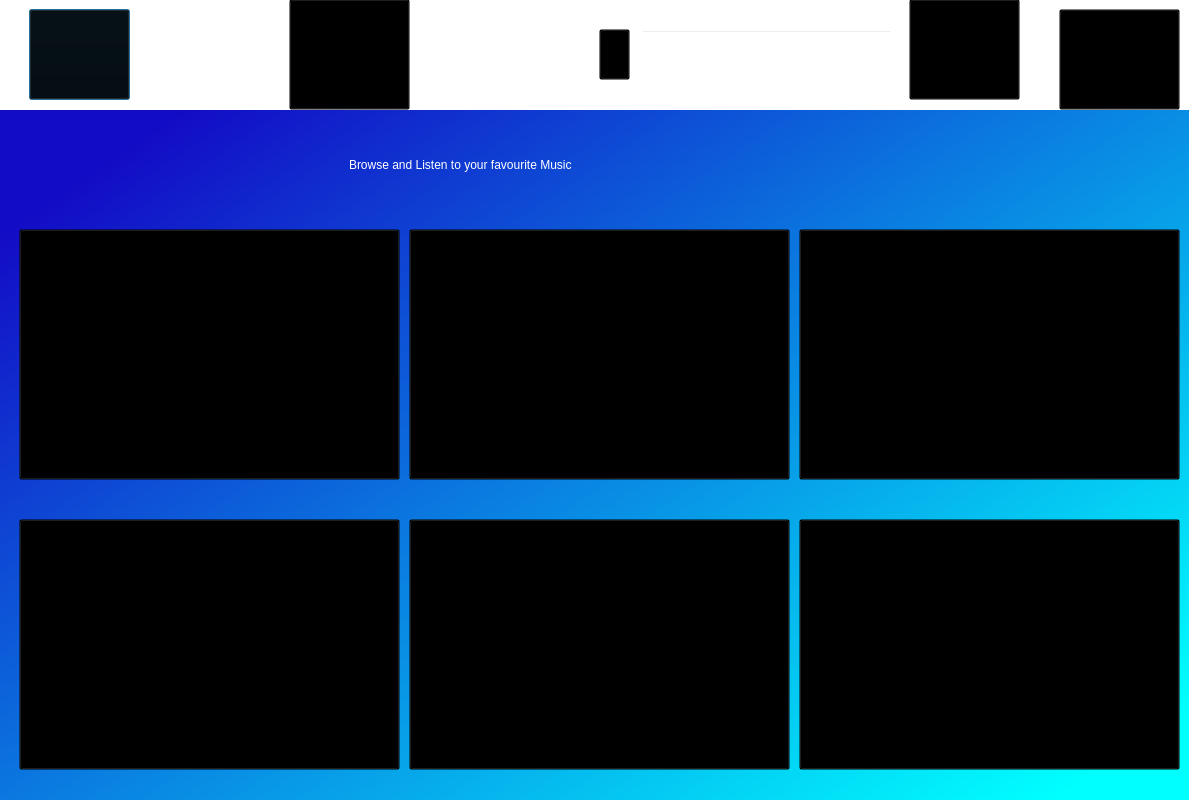
<?xml version="1.0" encoding="UTF-8"?>
<ui version="4.0">
 <class>Dialog</class>
 <widget class="QDialog" name="Dialog">
  <property name="geometry">
   <rect>
    <x>0</x>
    <y>0</y>
    <width>1189</width>
    <height>800</height>
   </rect>
  </property>
  <property name="windowTitle">
   <string>Dialog</string>
  </property>
  <widget class="QWidget" name="widget" native="true">
   <property name="geometry">
    <rect>
     <x>-1</x>
     <y>-1</y>
     <width>1201</width>
     <height>801</height>
    </rect>
   </property>
   <property name="styleSheet">
    <string notr="true">QWidget#widget{background-color: qlineargradient(spread:pad, x1:0.134, y1:0.159091, x2:0.935, y2:0.943182, stop:0 rgba(19, 12, 198, 255), stop:1 rgba(0, 255, 255, 255));}</string>
   </property>
   <widget class="QLabel" name="label">
    <property name="geometry">
     <rect>
      <x>350</x>
      <y>130</y>
      <width>511</width>
      <height>71</height>
     </rect>
    </property>
    <property name="styleSheet">
     <string notr="true">color: rgb(255, 255, 255);
font: 16pt &quot;MS Shell Dlg 2&quot;;</string>
    </property>
    <property name="text">
     <string>Browse and Listen to your favourite Music</string>
    </property>
   </widget>
   <widget class="QLabel" name="home_label">
    <property name="geometry">
     <rect>
      <x>30</x>
      <y>0</y>
      <width>121</width>
      <height>111</height>
     </rect>
    </property>
    <property name="styleSheet">
     <string notr="true">border-radius:100px;</string>
    </property>
    <property name="text">
     <string>&lt;html&gt;&lt;head/&gt;&lt;body&gt;&lt;p&gt;&lt;br/&gt;&lt;/p&gt;&lt;/body&gt;&lt;/html&gt;</string>
    </property>
   </widget>
   <widget class="QLabel" name="playlist_label">
    <property name="geometry">
     <rect>
      <x>1060</x>
      <y>10</y>
      <width>121</width>
      <height>101</height>
     </rect>
    </property>
    <property name="styleSheet">
     <string notr="true">border-radius:100px;</string>
    </property>
    <property name="text">
     <string>&lt;html&gt;&lt;head/&gt;&lt;body&gt;&lt;p&gt;&lt;br/&gt;&lt;/p&gt;&lt;/body&gt;&lt;/html&gt;</string>
    </property>
   </widget>
   <widget class="QLabel" name="label_4">
    <property name="geometry">
     <rect>
      <x>0</x>
      <y>0</y>
      <width>1201</width>
      <height>111</height>
     </rect>
    </property>
    <property name="styleSheet">
     <string notr="true">background-color: rgb(255, 255, 255);</string>
    </property>
    <property name="text">
     <string/>
    </property>
   </widget>
   <widget class="QLabel" name="profile_label">
    <property name="geometry">
     <rect>
      <x>910</x>
      <y>0</y>
      <width>111</width>
      <height>101</height>
     </rect>
    </property>
    <property name="text">
     <string>&lt;html&gt;&lt;head/&gt;&lt;body&gt;&lt;p&gt;&lt;br/&gt;&lt;/p&gt;&lt;/body&gt;&lt;/html&gt;</string>
    </property>
   </widget>
   <widget class="QPushButton" name="Home">
    <property name="geometry">
     <rect>
      <x>30</x>
      <y>10</y>
      <width>101</width>
      <height>91</height>
     </rect>
    </property>
    <property name="styleSheet">
     <string notr="true">background-color:rgba(0,0,0,0);</string>
    </property>
    <property name="text">
     <string/>
    </property>
   </widget>
   <widget class="QPushButton" name="profile">
    <property name="geometry">
     <rect>
      <x>910</x>
      <y>0</y>
      <width>111</width>
      <height>101</height>
     </rect>
    </property>
    <property name="styleSheet">
     <string notr="true">background-color:rgba(0,0,0,0);</string>
    </property>
    <property name="text">
     <string/>
    </property>
   </widget>
   <widget class="QPushButton" name="playlist">
    <property name="geometry">
     <rect>
      <x>1060</x>
      <y>10</y>
      <width>121</width>
      <height>101</height>
     </rect>
    </property>
    <property name="styleSheet">
     <string notr="true">background-color:rgba(0,0,0,0);</string>
    </property>
    <property name="text">
     <string/>
    </property>
   </widget>
   <widget class="QLabel" name="search_label">
    <property name="geometry">
     <rect>
      <x>600</x>
      <y>40</y>
      <width>31</width>
      <height>31</height>
     </rect>
    </property>
    <property name="text">
     <string>&lt;html&gt;&lt;head/&gt;&lt;body&gt;&lt;p&gt;&lt;br/&gt;&lt;/p&gt;&lt;/body&gt;&lt;/html&gt;</string>
    </property>
   </widget>
   <widget class="QLineEdit" name="searchtxt">
    <property name="geometry">
     <rect>
      <x>642</x>
      <y>31</y>
      <width>251</width>
      <height>51</height>
     </rect>
    </property>
    <property name="styleSheet">
     <string notr="true">background-color:rgba(0,0,0,0);
font: 14pt &quot;MS Shell Dlg 2&quot;;
color: rgb(0, 0, 0);
PlaceholderText: &quot;Search&quot;;</string>
    </property>
   </widget>
   <widget class="QPushButton" name="video">
    <property name="geometry">
     <rect>
      <x>20</x>
      <y>230</y>
      <width>381</width>
      <height>251</height>
     </rect>
    </property>
    <property name="styleSheet">
     <string notr="true">background-color:rgba(0,0,0,0);
font: 16pt &quot;MS Shell Dlg 2&quot;;</string>
    </property>
    <property name="text">
     <string/>
    </property>
   </widget>
   <widget class="QPushButton" name="search">
    <property name="geometry">
     <rect>
      <x>600</x>
      <y>30</y>
      <width>31</width>
      <height>51</height>
     </rect>
    </property>
    <property name="styleSheet">
     <string notr="true">background-color:rgba(0,0,0,0);</string>
    </property>
    <property name="text">
     <string/>
    </property>
   </widget>
   <widget class="QLabel" name="vid1">
    <property name="geometry">
     <rect>
      <x>20</x>
      <y>230</y>
      <width>381</width>
      <height>251</height>
     </rect>
    </property>
    <property name="text">
     <string/>
    </property>
   </widget>
   <widget class="QLabel" name="vid2">
    <property name="geometry">
     <rect>
      <x>410</x>
      <y>230</y>
      <width>381</width>
      <height>251</height>
     </rect>
    </property>
    <property name="text">
     <string/>
    </property>
   </widget>
   <widget class="QLabel" name="vid3">
    <property name="geometry">
     <rect>
      <x>800</x>
      <y>230</y>
      <width>381</width>
      <height>251</height>
     </rect>
    </property>
    <property name="text">
     <string/>
    </property>
   </widget>
   <widget class="QLabel" name="vid4">
    <property name="geometry">
     <rect>
      <x>20</x>
      <y>520</y>
      <width>381</width>
      <height>251</height>
     </rect>
    </property>
    <property name="text">
     <string/>
    </property>
   </widget>
   <widget class="QLabel" name="vid5">
    <property name="geometry">
     <rect>
      <x>410</x>
      <y>520</y>
      <width>381</width>
      <height>251</height>
     </rect>
    </property>
    <property name="text">
     <string/>
    </property>
   </widget>
   <widget class="QLabel" name="vid6">
    <property name="geometry">
     <rect>
      <x>800</x>
      <y>520</y>
      <width>381</width>
      <height>251</height>
     </rect>
    </property>
    <property name="text">
     <string/>
    </property>
   </widget>
   <widget class="QPushButton" name="video_2">
    <property name="geometry">
     <rect>
      <x>410</x>
      <y>230</y>
      <width>381</width>
      <height>251</height>
     </rect>
    </property>
    <property name="styleSheet">
     <string notr="true">background-color:rgba(0,0,0,0);
font: 16pt &quot;MS Shell Dlg 2&quot;;</string>
    </property>
    <property name="text">
     <string/>
    </property>
   </widget>
   <widget class="QPushButton" name="video_3">
    <property name="geometry">
     <rect>
      <x>800</x>
      <y>230</y>
      <width>381</width>
      <height>251</height>
     </rect>
    </property>
    <property name="styleSheet">
     <string notr="true">background-color:rgba(0,0,0,0);
font: 16pt &quot;MS Shell Dlg 2&quot;;</string>
    </property>
    <property name="text">
     <string/>
    </property>
   </widget>
   <widget class="QPushButton" name="video_4">
    <property name="geometry">
     <rect>
      <x>20</x>
      <y>520</y>
      <width>381</width>
      <height>251</height>
     </rect>
    </property>
    <property name="styleSheet">
     <string notr="true">background-color:rgba(0,0,0,0);
font: 16pt &quot;MS Shell Dlg 2&quot;;</string>
    </property>
    <property name="text">
     <string/>
    </property>
   </widget>
   <widget class="QPushButton" name="video_5">
    <property name="geometry">
     <rect>
      <x>410</x>
      <y>520</y>
      <width>381</width>
      <height>251</height>
     </rect>
    </property>
    <property name="styleSheet">
     <string notr="true">background-color:rgba(0,0,0,0);
font: 16pt &quot;MS Shell Dlg 2&quot;;</string>
    </property>
    <property name="text">
     <string/>
    </property>
   </widget>
   <widget class="QPushButton" name="video_6">
    <property name="geometry">
     <rect>
      <x>800</x>
      <y>520</y>
      <width>381</width>
      <height>251</height>
     </rect>
    </property>
    <property name="styleSheet">
     <string notr="true">background-color:rgba(0,0,0,0);
font: 16pt &quot;MS Shell Dlg 2&quot;;</string>
    </property>
    <property name="text">
     <string/>
    </property>
   </widget>
   <widget class="QLabel" name="reload_label">
    <property name="geometry">
     <rect>
      <x>290</x>
      <y>0</y>
      <width>121</width>
      <height>111</height>
     </rect>
    </property>
    <property name="styleSheet">
     <string notr="true">border-radius:100px;</string>
    </property>
    <property name="text">
     <string>&lt;html&gt;&lt;head/&gt;&lt;body&gt;&lt;p&gt;&lt;br/&gt;&lt;/p&gt;&lt;/body&gt;&lt;/html&gt;</string>
    </property>
   </widget>
   <widget class="QPushButton" name="reloadbtn">
    <property name="geometry">
     <rect>
      <x>290</x>
      <y>0</y>
      <width>121</width>
      <height>111</height>
     </rect>
    </property>
    <property name="styleSheet">
     <string notr="true">background-color:rgba(0,0,0,0);</string>
    </property>
    <property name="text">
     <string/>
    </property>
   </widget>
   <zorder>label_4</zorder>
   <zorder>label</zorder>
   <zorder>home_label</zorder>
   <zorder>playlist_label</zorder>
   <zorder>profile_label</zorder>
   <zorder>Home</zorder>
   <zorder>profile</zorder>
   <zorder>playlist</zorder>
   <zorder>search_label</zorder>
   <zorder>searchtxt</zorder>
   <zorder>search</zorder>
   <zorder>vid1</zorder>
   <zorder>vid3</zorder>
   <zorder>vid4</zorder>
   <zorder>video</zorder>
   <zorder>vid2</zorder>
   <zorder>video_2</zorder>
   <zorder>video_3</zorder>
   <zorder>video_4</zorder>
   <zorder>vid6</zorder>
   <zorder>vid5</zorder>
   <zorder>video_6</zorder>
   <zorder>video_5</zorder>
   <zorder>reload_label</zorder>
   <zorder>reloadbtn</zorder>
  </widget>
 </widget>
 <resources>
  <include location="home.qrc"/>
 </resources>
 <connections/>
</ui>
